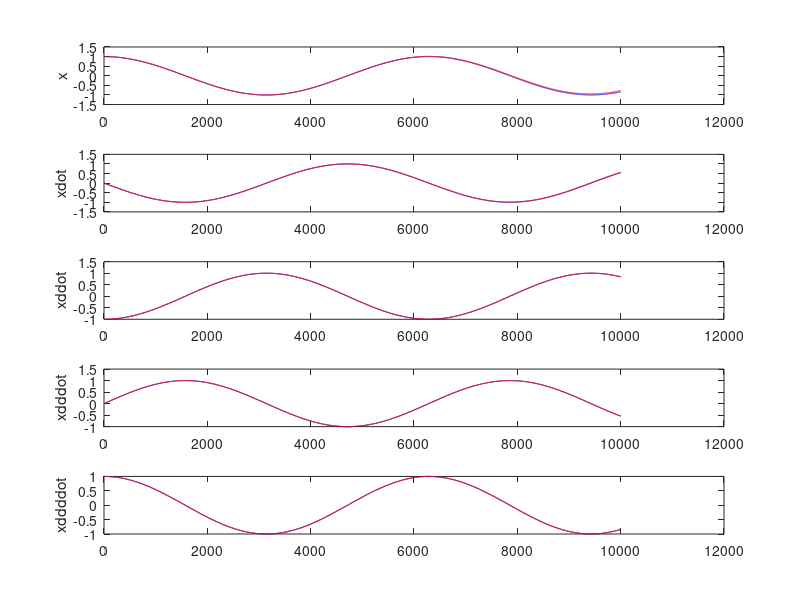
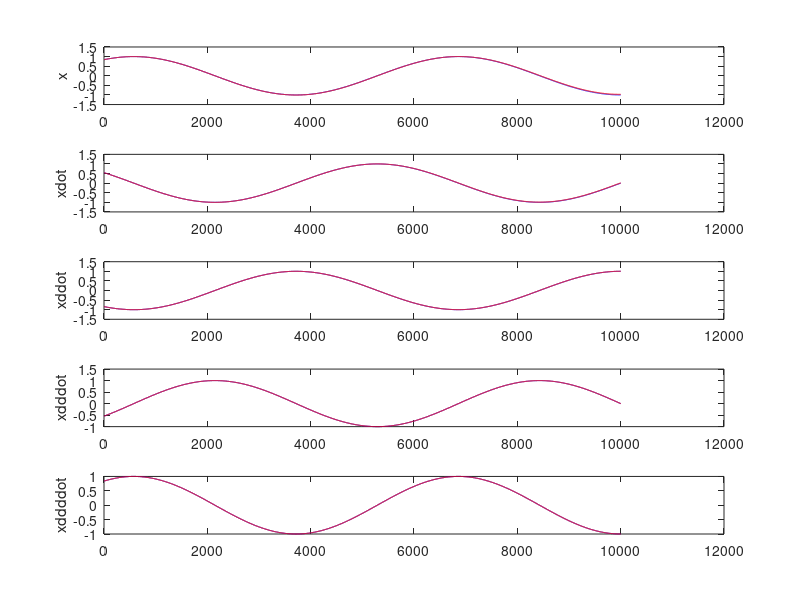

Write MATLAB code to recreate these figures, in order.
function practiceFlip
close all;
    dt = 0.001;
    t0 = 0;
    tf = 10;
    t = t0:dt:tf;
    
    x = cos(t);
    xdot = -sin(t);
    xddot = -cos(t);
    xdddot = sin(t);
    xddddot = cos(t);
    
    evaluate();
    
    %% Flip the state
    x = -flip(x);
    xdot = flip(xdot);
    xddot = -flip(xddot);
    xdddot = flip(xdddot);
    xddddot = -flip(xddddot);
    
    evaluate();
    
    
    function evaluate()
        % Form the aggregate state
        x_state = [x; xdot; xddot; xdddot; xddddot];    

        % Integrate forward in time
        x0 = x_state(1:4, 1);
        x_int = eulerIntegrate(x0, xddddot, dt, t0, tf);

        % Plot the states
        figure;
        subplot(5,1,1);
        plot(x, 'b'); hold on;
        plot(x_int(1,:), 'r');
        ylabel('x')

        subplot(5,1,2);
        plot(xdot, 'b'); hold on;
        plot(x_int(2,:), 'r');
        ylabel('xdot')

        subplot(5,1,3);
        plot(xddot, 'b'); hold on;
        plot(x_int(3,:), 'r');
        ylabel('xddot')

        subplot(5,1,4);
        plot(xdddot, 'b'); hold on;
        plot(x_int(4,:), 'r');
        ylabel('xdddot')
        
        subplot(5,1,5);
        plot(xddddot, 'b'); hold on;
        plot(xddddot, 'r');
        ylabel('xddddot')
    end
    
    
end

function xmat = eulerIntegrate(x0, u, dt, t0, tf)
    xmat = [x0];
    x = x0;
    
    A = [0 1 0 0; 0 0 1 0; 0 0 0 1; 0 0 0 0];
    B = [0; 0; 0; 1];
    for k = 1:(length(u)-1)
        x = x + dt*(A*x + B*u(k));
        xmat = [xmat x];
    end
end

